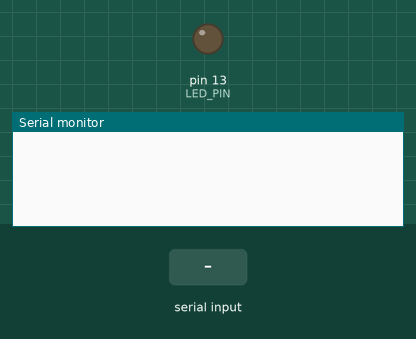
Simulated run of this sketch. Board: Arduino Uno, built with avr-gcc and run on an emulated ATmega328P. Shown: output pins drawn as LEDs (lit = HIGH), the last lines printed to the serial monitor. The test bench sets the inputs (shaded band).

Above: at 1.2 s.
1.3 s: "stop,1\n" received over Serial
At 2.0 s:
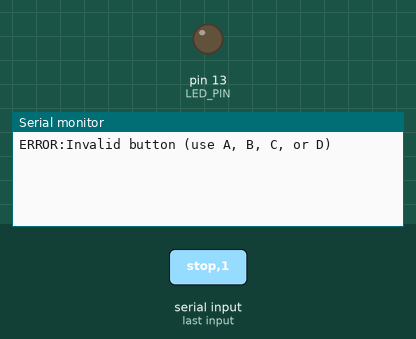
2.8 s: "stop\n" received over Serial
At 4.0 s:
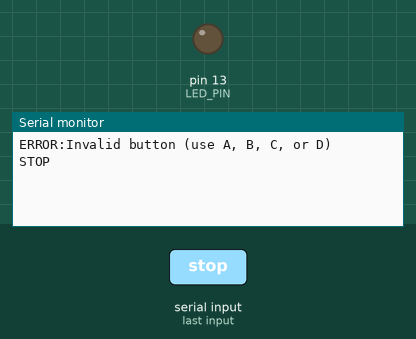
4.3 s: "5\n" received over Serial
At 5.5 s:
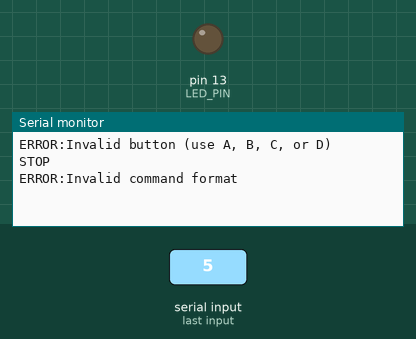

The sketch:

remote-teacher.ino
```cpp
#include <RCSwitch.h>

// RF Configuration
const int RF_PIN = 10;        // RF Transmitter on GPIO10
const int LED_PIN = 13;       // Built-in LED for visual feedback
const int PULSE_LENGTH = 200; // RF pulse length
const int PROTOCOL = 1;       // RF protocol number
const int BAUD_RATE = 9600;   // Serial communication speed

// Message Format Constants
const int PLAYER_ID_BITS = 4;     // Number of bits for player ID
const int BUTTON_BITS = 4;        // Number of bits for button
const int MAX_PLAYER_ID = 15;     // Maximum player ID (4 bits)
const int MIN_PLAYER_ID = 1;      // Minimum player ID

// Button Encoding
const int BUTTON_A = 0b0001;
const int BUTTON_B = 0b0010;
const int BUTTON_C = 0b0100;
const int BUTTON_D = 0b1000;

// Transmission Settings
const int TRANSMISSION_COUNT = 20;  // Number of times to repeat the signal
const int TRANSMISSION_DELAY = 100; // Delay between transmissions (ms)
const int COOLDOWN_DELAY = 3000;    // Delay after transmission (ms)
const int SERIAL_TIMEOUT = 1000;    // Serial timeout in ms

// Error States
const int ERROR_NONE = 0;
const int ERROR_INVALID_COMMAND = 1;
const int ERROR_INVALID_BUTTON = 2;
const int ERROR_INVALID_PLAYER = 3;
const int ERROR_SERIAL = 4;

RCSwitch mySwitch = RCSwitch();
int code = 0;  // Stores the computed RF code
bool transmitting = false;  // Flag to track if we're transmitting
int lastError = ERROR_NONE;  // Track last error state

void setup() {
    Serial.begin(BAUD_RATE);
    Serial.setTimeout(SERIAL_TIMEOUT);  // Set serial timeout

    // Configure RF transmitter
    mySwitch.enableTransmit(RF_PIN);
    mySwitch.setPulseLength(PULSE_LENGTH);
    mySwitch.setProtocol(PROTOCOL);

    // Configure LED
    pinMode(LED_PIN, OUTPUT);

    // Initial state
    digitalWrite(LED_PIN, LOW);
}

int parseButton(String buttonStr) {
    char c = buttonStr[0] & 0xDF;  // Convert to uppercase with bitmask
    if (c >= 'A' && c <= 'D') {
        return 1 << (c - 'A');  // Shift based on position from A
    }
    return -1;
}

bool validatePlayerId(int playerId) {
    return playerId >= MIN_PLAYER_ID && playerId <= MAX_PLAYER_ID;
}

void sendRFCode() {
    digitalWrite(LED_PIN, HIGH);

    for (int i = 0; i < TRANSMISSION_COUNT && transmitting; i++) {
        mySwitch.send(code, PLAYER_ID_BITS + BUTTON_BITS);
        delay(TRANSMISSION_DELAY);
    }

    digitalWrite(LED_PIN, LOW);
    delay(COOLDOWN_DELAY);
}

void reportError(int error) {
    lastError = error;
    Serial.print("ERROR:");
    switch(error) {
        case ERROR_INVALID_COMMAND:
            Serial.println("Invalid command format");
            break;
        case ERROR_INVALID_BUTTON:
            Serial.println("Invalid button (use A, B, C, or D)");
            break;
        case ERROR_INVALID_PLAYER:
            Serial.println("Invalid player ID (must be 1-15)");
            break;
        case ERROR_SERIAL:
            Serial.println("Serial communication error");
            break;
        default:
            Serial.println("Unknown error");
    }
}

void processCommand(String command) {
    // Expected format: "X,Y" where X is player ID and Y is button (A-D)
    int commaIndex = command.indexOf(',');
    if (commaIndex == -1) {
        reportError(ERROR_INVALID_COMMAND);
        return;
    }

    int playerId = command.substring(0, commaIndex).toInt();
    int button = parseButton(command.substring(commaIndex + 1));

    if (button == -1 || !validatePlayerId(playerId)) {
        reportError(button == -1 ? ERROR_INVALID_BUTTON : ERROR_INVALID_PLAYER);
        return;
    }

    code = (playerId << BUTTON_BITS) | button;
    Serial.print("TX: ");
    Serial.println(code, BIN);
    transmitting = true;
}

void loop() {
    if (Serial.available()) {
        String command = Serial.readStringUntil('\n');
        command.trim();

        if (command == "stop") {
            Serial.println("STOP");
            transmitting = false;
            return;
        }

        processCommand(command);
    }

    if (transmitting) {
        sendRFCode();
    }

    if (!transmitting && !Serial.available()) {
        delay(10);
    }
}
```

Measured:
- after the input at 1.3 s, the serial monitor: prints a new line at once (image 1)
- after the input at 2.8 s, the serial monitor: prints a new line at once (image 2)
- after the input at 4.3 s, the serial monitor: prints a new line at once (image 3)
